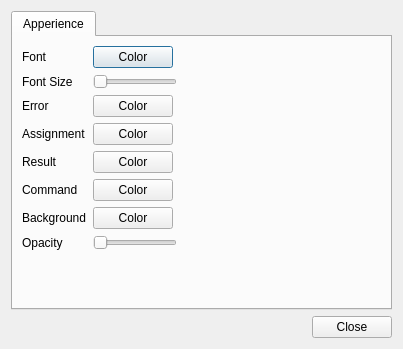
<?xml version="1.0" encoding="UTF-8"?>
<ui version="4.0">
 <class>settingswindow</class>
 <widget class="QDialog" name="settingswindow">
  <property name="geometry">
   <rect>
    <x>0</x>
    <y>0</y>
    <width>403</width>
    <height>349</height>
   </rect>
  </property>
  <property name="windowTitle">
   <string>Dialog</string>
  </property>
  <layout class="QVBoxLayout" name="verticalLayout">
   <item>
    <widget class="QTabWidget" name="tabWidget">
     <property name="currentIndex">
      <number>0</number>
     </property>
     <widget class="QWidget" name="colors">
      <attribute name="title">
       <string>Apperience</string>
      </attribute>
      <layout class="QFormLayout" name="formLayout">
       <property name="fieldGrowthPolicy">
        <enum>QFormLayout::FieldsStayAtSizeHint</enum>
       </property>
       <item row="0" column="0">
        <widget class="QLabel" name="fontColorLabel">
         <property name="text">
          <string>Font</string>
         </property>
        </widget>
       </item>
       <item row="0" column="1">
        <widget class="QPushButton" name="fontColorButton">
         <property name="text">
          <string>Color</string>
         </property>
        </widget>
       </item>
       <item row="2" column="0">
        <widget class="QLabel" name="label_2">
         <property name="text">
          <string>Error</string>
         </property>
        </widget>
       </item>
       <item row="2" column="1">
        <widget class="QPushButton" name="errorColorButton">
         <property name="text">
          <string>Color</string>
         </property>
        </widget>
       </item>
       <item row="3" column="0">
        <widget class="QLabel" name="label_3">
         <property name="text">
          <string>Assignment</string>
         </property>
        </widget>
       </item>
       <item row="3" column="1">
        <widget class="QPushButton" name="assignmentColorButton">
         <property name="text">
          <string>Color</string>
         </property>
        </widget>
       </item>
       <item row="4" column="0">
        <widget class="QLabel" name="label_4">
         <property name="text">
          <string>Result</string>
         </property>
        </widget>
       </item>
       <item row="4" column="1">
        <widget class="QPushButton" name="resultColorButton">
         <property name="text">
          <string>Color</string>
         </property>
        </widget>
       </item>
       <item row="5" column="0">
        <widget class="QLabel" name="label_5">
         <property name="text">
          <string>Command</string>
         </property>
        </widget>
       </item>
       <item row="5" column="1">
        <widget class="QPushButton" name="commandColorButton">
         <property name="text">
          <string>Color</string>
         </property>
        </widget>
       </item>
       <item row="6" column="0">
        <widget class="QLabel" name="label">
         <property name="text">
          <string>Background</string>
         </property>
        </widget>
       </item>
       <item row="6" column="1">
        <widget class="QPushButton" name="backgroundColorButton">
         <property name="text">
          <string>Color</string>
         </property>
        </widget>
       </item>
       <item row="7" column="1">
        <widget class="QSlider" name="opacitySlider">
         <property name="maximum">
          <number>255</number>
         </property>
         <property name="orientation">
          <enum>Qt::Horizontal</enum>
         </property>
        </widget>
       </item>
       <item row="7" column="0">
        <widget class="QLabel" name="label_6">
         <property name="text">
          <string>Opacity</string>
         </property>
        </widget>
       </item>
       <item row="1" column="0">
        <widget class="QLabel" name="label_7">
         <property name="text">
          <string>Font Size</string>
         </property>
        </widget>
       </item>
       <item row="1" column="1">
        <widget class="QSlider" name="fontSizeSlider">
         <property name="minimum">
          <number>8</number>
         </property>
         <property name="maximum">
          <number>22</number>
         </property>
         <property name="orientation">
          <enum>Qt::Horizontal</enum>
         </property>
        </widget>
       </item>
      </layout>
     </widget>
    </widget>
   </item>
   <item>
    <layout class="QHBoxLayout" name="horizontalLayout">
     <item>
      <spacer name="horizontalSpacer">
       <property name="orientation">
        <enum>Qt::Horizontal</enum>
       </property>
       <property name="sizeHint" stdset="0">
        <size>
         <width>40</width>
         <height>20</height>
        </size>
       </property>
      </spacer>
     </item>
     <item>
      <widget class="QPushButton" name="close">
       <property name="text">
        <string>Close</string>
       </property>
      </widget>
     </item>
    </layout>
   </item>
  </layout>
 </widget>
 <resources/>
 <connections/>
</ui>
